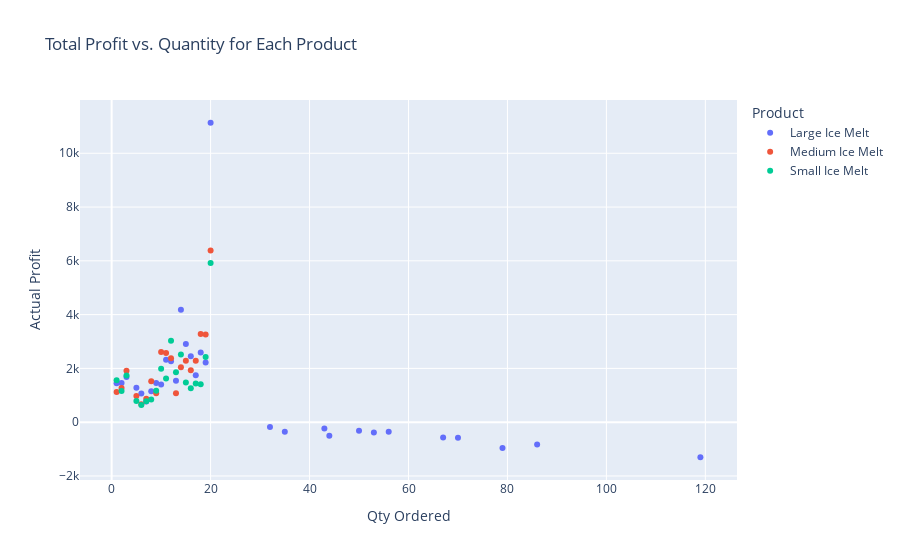

Notebook code cell kept with this figure:
### Code cell
# Aggregate total profit by product and quantity
profit_by_product_quantity = sales.groupby(['Product', 'Qty Ordered'])['Actual Profit'].sum().reset_index()

fig = px.scatter(profit_by_product_quantity, x='Qty Ordered', y='Actual Profit', color='Product', 
                 title='Total Profit vs. Quantity for Each Product', hover_name='Product')
fig.show()

# Filter the dataframe for orders greater than 20
large_orders = sales[sales['Qty Ordered'] > 20]

# Sum the 'Actual Profit' for these orders
net_profit_for_large_orders = large_orders['Actual Profit'].sum()
print(f"Net Loss for orders greater than 20 items: ${-net_profit_for_large_orders:.2f}")

### Figure 1 — Plotly figure (JSON) as saved in the notebook; plotly's stock layout.template omitted (floating-point values rounded to 4 significant figures)
{"data": [{"hovertemplate": "<b>%{hovertext}</b><br><br>Product=Large Ice Melt<br>Qty Ordered=%{x}<br>Actual Profit=%{y}<extra></extra>", "hovertext": ["Large Ice Melt", "Large Ice Melt", "Large Ice Melt", "Large Ice Melt", "Large Ice Melt", "Large Ice Melt", "Large Ice Melt", "Large Ice Melt", "Large Ice Melt", "Large Ice Melt", "Large Ice Melt", "Large Ice Melt", "Large Ice Melt", "Large Ice Melt", "Large Ice Melt", "Large Ice Melt", "Large Ice Melt", "Large Ice Melt", "Large Ice Melt", "Large Ice Melt", "Large Ice Melt", "Large Ice Melt", "Large Ice Melt", "Large Ice Melt", "Large Ice Melt", "Large Ice Melt", "Large Ice Melt", "Large Ice Melt", "Large Ice Melt", "Large Ice Melt", "Large Ice Melt"], "legendgroup": "Large Ice Melt", "marker": {"color": "#636efa", "symbol": "circle"}, "mode": "markers", "name": "Large Ice Melt", "orientation": "v", "showlegend": true, "type": "scatter", "x": [1, 2, 3, 5, 6, 7, 8, 9, 10, 11, 12, 13, 14, 15, 16, 17, 18, 19, 20, 32, 35, 43, 44, 50, 53, 56, 67, 70, 79, 86, 119], "xaxis": "x", "y": [1450, 1452, 1681.0, 1281, 1067, 770, 1150, 1453, 1398, 2317, 2264, 1542, 4182, 2904, 2454, 1747, 2588, 2220, 11135, -178, -360, -237, -503, -320, -382, -361, -573, -582, -960, -833, -1305], "yaxis": "y"}, {"hovertemplate": "<b>%{hovertext}</b><br><br>Product=Medium Ice Melt<br>Qty Ordered=%{x}<br>Actual Profit=%{y}<extra></extra>", "hovertext": ["Medium Ice Melt", "Medium Ice Melt", "Medium Ice Melt", "Medium Ice Melt", "Medium Ice Melt", "Medium Ice Melt", "Medium Ice Melt", "Medium Ice Melt", "Medium Ice Melt", "Medium Ice Melt", "Medium Ice Melt", "Medium Ice Melt", "Medium Ice Melt", "Medium Ice Melt", "Medium Ice Melt", "Medium Ice Melt", "Medium Ice Melt", "Medium Ice Melt", "Medium Ice Melt"], "legendgroup": "Medium Ice Melt", "marker": {"color": "#EF553B", "symbol": "circle"}, "mode": "markers", "name": "Medium Ice Melt", "orientation": "v", "showlegend": true, "type": "scatter", "x": [1, 2, 3, 5, 6, 7, 8, 9, 10, 11, 12, 13, 14, 15, 16, 17, 18, 19, 20], "xaxis": "x", "y": [1125, 1272, 1909, 970, 666, 866, 1524, 1078, 2606, 2574, 2378, 1076, 2039, 2285, 1934, 2285, 3275, 3263, 6385], "yaxis": "y"}, {"hovertemplate": "<b>%{hovertext}</b><br><br>Product=Small Ice Melt<br>Qty Ordered=%{x}<br>Actual Profit=%{y}<extra></extra>", "hovertext": ["Small Ice Melt", "Small Ice Melt", "Small Ice Melt", "Small Ice Melt", "Small Ice Melt", "Small Ice Melt", "Small Ice Melt", "Small Ice Melt", "Small Ice Melt", "Small Ice Melt", "Small Ice Melt", "Small Ice Melt", "Small Ice Melt", "Small Ice Melt", "Small Ice Melt", "Small Ice Melt", "Small Ice Melt", "Small Ice Melt", "Small Ice Melt"], "legendgroup": "Small Ice Melt", "marker": {"color": "#00cc96", "symbol": "circle"}, "mode": "markers", "name": "Small Ice Melt", "orientation": "v", "showlegend": true, "type": "scatter", "x": [1, 2, 3, 5, 6, 7, 8, 9, 10, 11, 12, 13, 14, 15, 16, 17, 18, 19, 20], "xaxis": "x", "y": [1561, 1157, 1734, 785, 638, 779, 847, 1164, 1984, 1622, 3025, 1852, 2513, 1479, 1257, 1434, 1414, 2419, 5917], "yaxis": "y"}], "layout": {"legend": {"title": {"text": "Product"}, "tracegroupgap": 0}, "title": {"text": "Total Profit vs. Quantity for Each Product"}, "xaxis": {"anchor": "y", "domain": [0, 1], "title": {"text": "Qty Ordered"}}, "yaxis": {"anchor": "x", "domain": [0, 1], "title": {"text": "Actual Profit"}}}}
